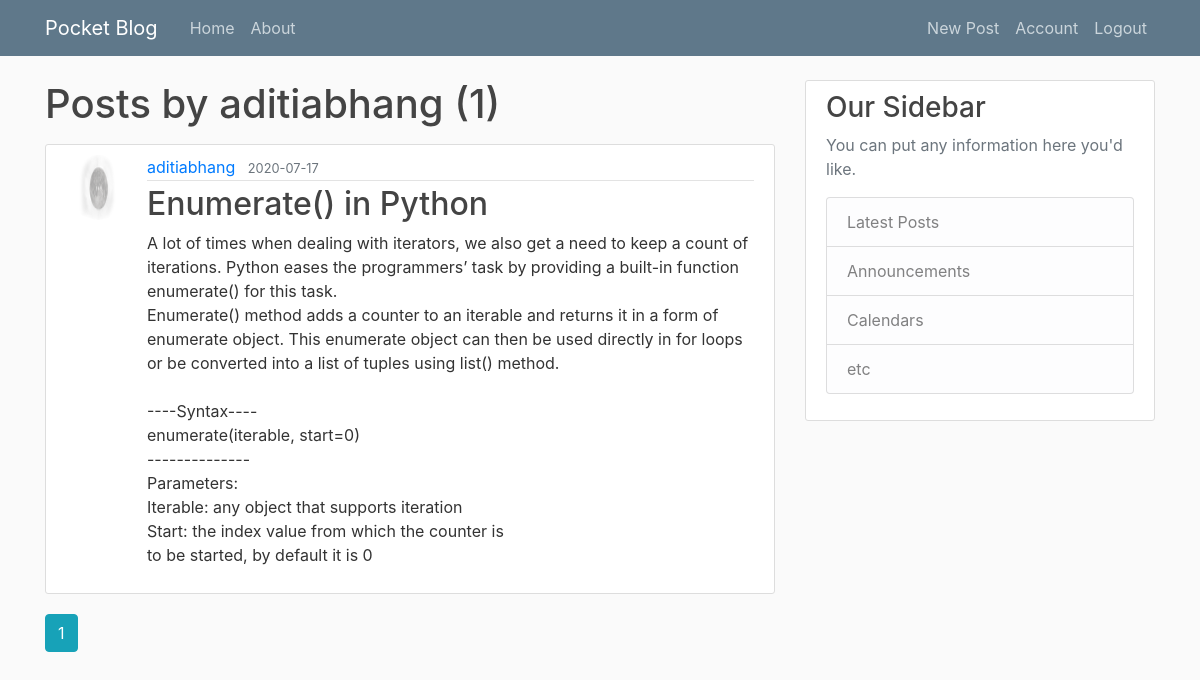
/user/aditiabhang (signed in), run on an earlier commit of the app's database.
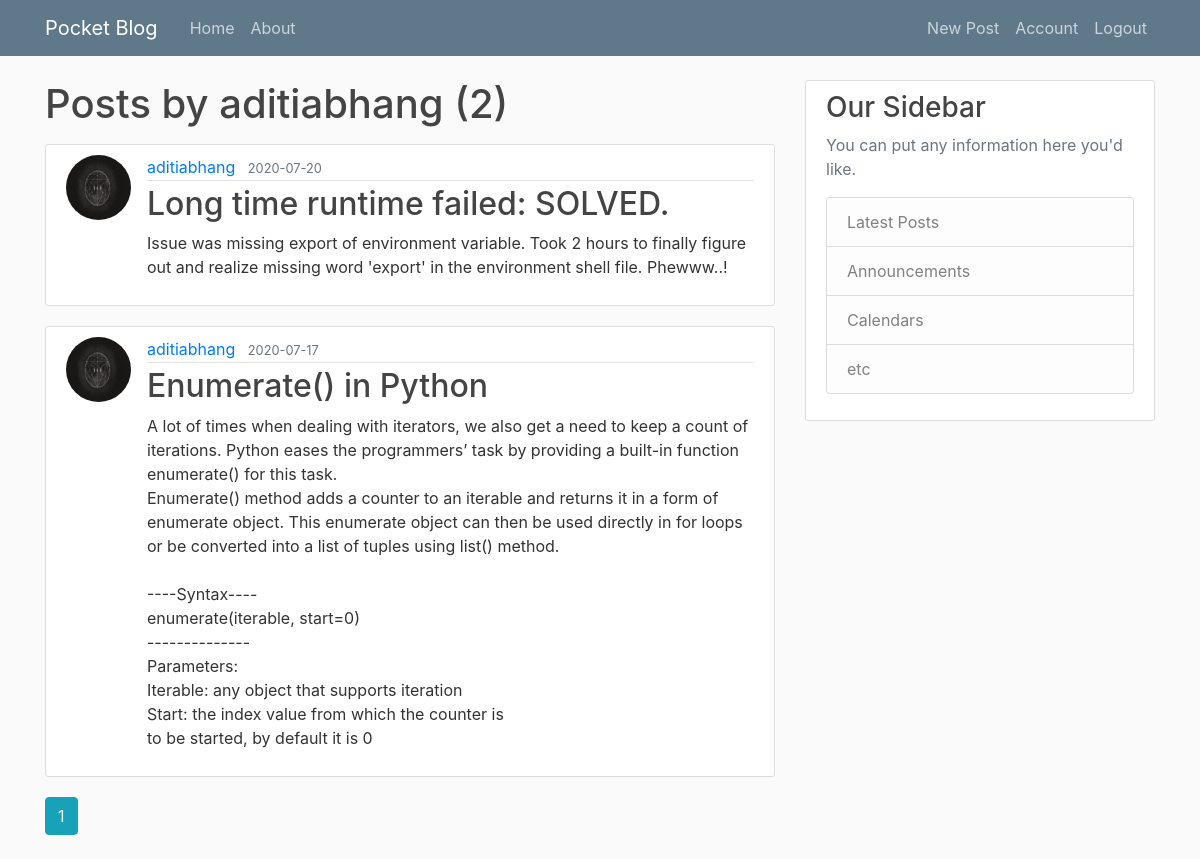
And on a later commit of the database.
### pocket_blog/models.py (models this page shows, shortened)
class Post(db.Model):
    id = db.Column(db.Integer, primary_key=True)
    title = db.Column(db.String(100), nullable=False)
    date_posted = db.Column(db.DateTime, nullable=False, default=datetime.utcnow)
    content = db.Column(db.Text, nullable=False)
    user_id = db.Column(db.Integer, db.ForeignKey('user.id'), nullable=False)

class User(db.Model, UserMixin):
    id = db.Column(db.Integer, primary_key=True)
    username = db.Column(db.String(20), unique=True, nullable=False)
    email = db.Column(db.String(120), unique=True, nullable=False)
    image_file = db.Column(db.String(20), nullable=False, default='default.jpg')
    password = db.Column(db.String(60), nullable=False)
    posts = db.relationship('Post', backref='author', lazy=True)

### pocket_blog/users/routes.py (the view)
@users.route("/user/<string:username>")
def user_posts(username):
    page = request.args.get('page', 1, type=int)
    user = User.query.filter_by(username=username).first_or_404()
    posts = Post.query.filter_by(author=user) \
        .order_by(Post.date_posted.desc()) \
        .paginate(page=page, per_page=3)
    return render_template('user_posts.html', posts=posts, user=user)

### pocket_blog/models.py (called while the page is built)
@login_manager.user_loader
def load_user(user_id):
    return User.query.get(int(user_id))

### pocket_blog/templates/user_posts.html
{% extends "layout.html" %}
{% block content %}
    <h1 class="mb-3">Posts by {{ user.username }} ({{ posts.total }})</h1>
    {% for post in posts.items %}
        <article class="media content-section">
          <img class="rounded-circle article-img" src="{{ url_for('static', filename='profile_pics/' + post.author.image_file) }}">
          <div class="media-body">
            <div class="article-metadata">
              <a class="mr-2" href="{{ url_for('users.user_posts', username=post.author.username) }}">{{ post.author.username }}</a>
              <small class="text-muted">{{ post.date_posted.strftime('%Y-%m-%d') }}</small>
            </div>
            <h2><a class="article-title" href="{{ url_for('posts.post', post_id=post.id) }}">{{ post.title }}</a></h2>
            <p class="article-content">{{ post.content }}</p>
          </div>
        </article>
    {% endfor %}
    {% for page_num in posts.iter_pages(left_edge=1, right_edge=1, left_current=1, right_current=2) %}
      {% if page_num %}
        {% if posts.page == page_num %}
          <a class="btn btn-info mb-4" href="{{ url_for('users.user_posts', username=user.username, page=page_num) }}">{{ page_num }}</a>
        {% else %}
          <a class="btn btn-outline-info mb-4" href="{{ url_for('users.user_posts', username=user.username, page=page_num) }}">{{ page_num }}</a>
        {% endif %}
      {% else %}
        ...
      {% endif %}
    {% endfor %}
{% endblock content %}

What changed in the data, as far as the page shows it:
added Post: image_file (picture), author.username "aditiabhang", date_posted "2020-07-20", title "Long time runtime failed: SOLVED.", content "Issue was missing export of environment variable. Took 2 hours to finally figure out and realize missing word 'export' in the environment shell file. Phewww..!"
changed through a linked row, Post "Enumerate() in Python": image_file: a different picture
Also different on the page:
{{ posts.total }}: "1" → "2"
